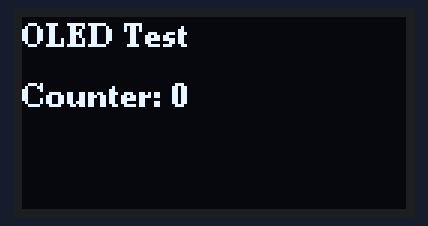
The sketch below on a simulated Arduino Uno, built with avr-gcc and run on an emulated ATmega328P. Parts: 128×64 one-colour display. What the sketch prints to the serial monitor is not drawn.

Above: at 0.2 s.
At 7.6 s:
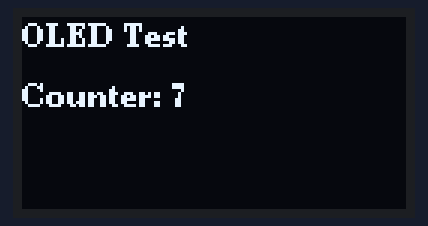
At 11.8 s:
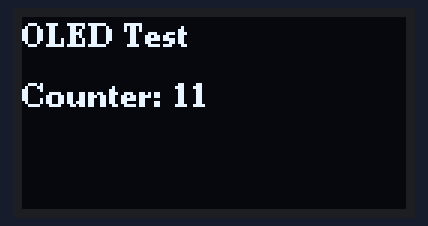
At 19.1 s:
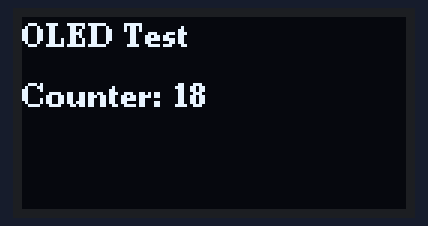
At 28.6 s:
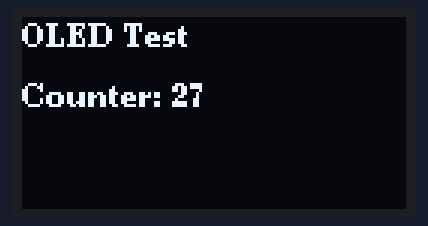
At 38.1 s:
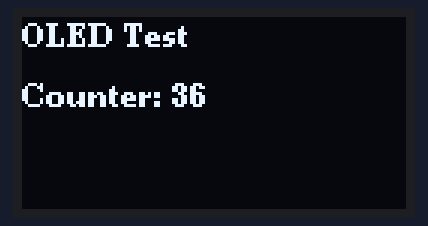

The sketch:

oled.ino
```cpp
#include <Wire.h>
#include <U8g2lib.h>

U8G2_SH1106_128X64_NONAME_F_HW_I2C u8g2(U8G2_R0, U8X8_PIN_NONE);

void setup() {
  Serial.begin(115200);
  u8g2.begin();
  u8g2.clearBuffer();
  u8g2.setFont(u8g2_font_ncenB08_tr);
  u8g2.drawStr(0, 10, "OLED Test");
  u8g2.drawStr(0, 30, "Display Working!");
  u8g2.sendBuffer();
  Serial.println("OLED Test Started");
}

void loop() {
  static int counter = 0;

  u8g2.clearBuffer();
  u8g2.setFont(u8g2_font_ncenB08_tr);
  u8g2.drawStr(0, 10, "OLED Test");
  u8g2.setCursor(0, 30);
  u8g2.print("Counter: ");
  u8g2.print(counter);
  u8g2.sendBuffer();

  counter++;
  delay(1000);
}
```

Measured:
- what the display in image 0 shows lasts 1.1 s, from 0.1 s to 1.2 s
